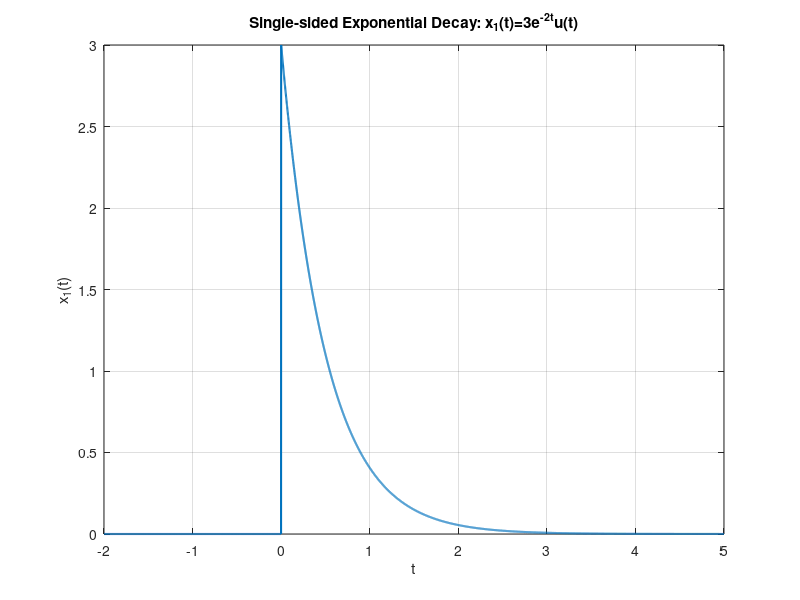
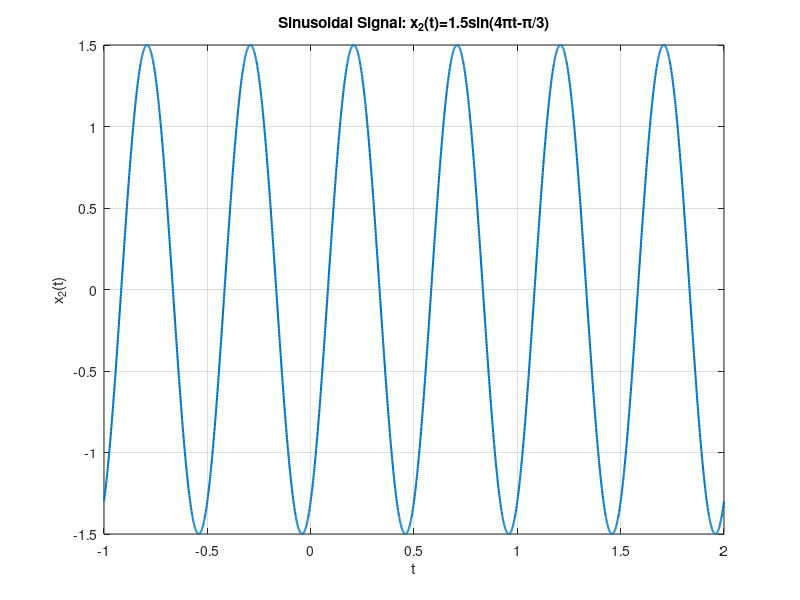
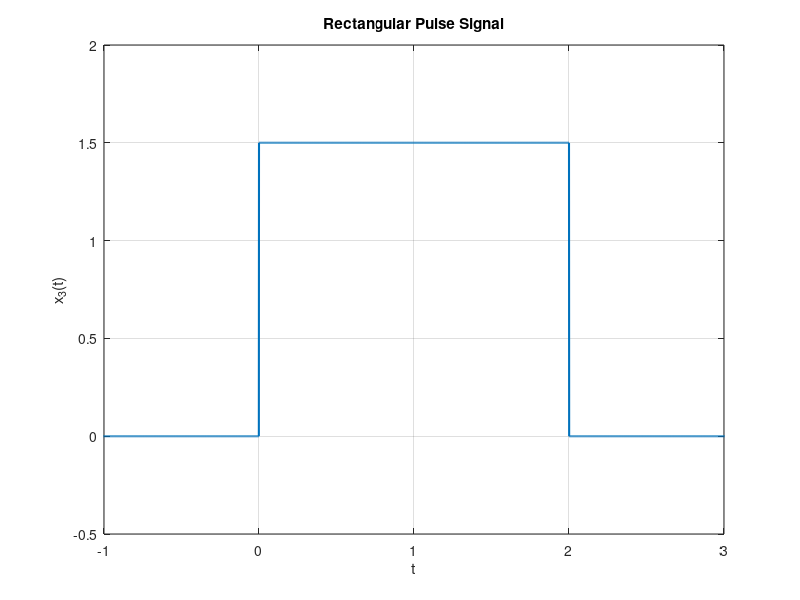
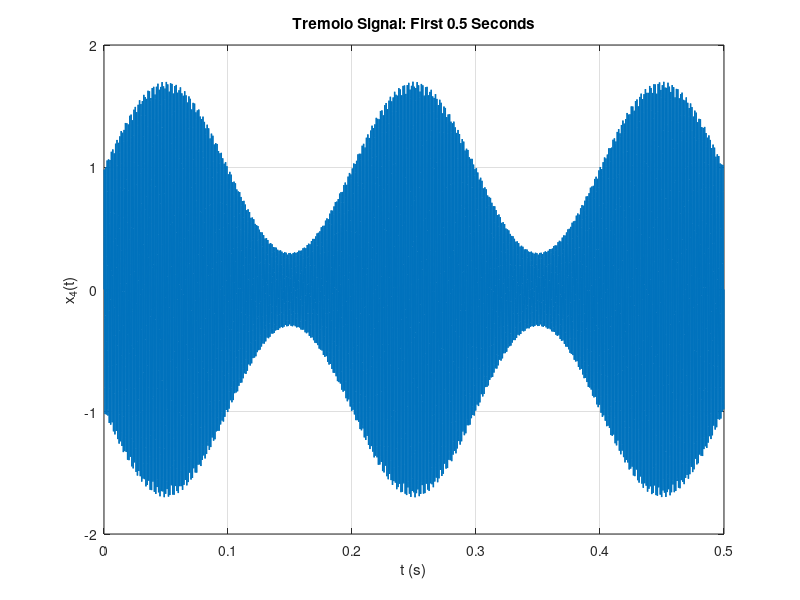

Reproduce these figures in MATLAB, in order.
clc; clear; close all;

%% (1) Single-sided exponential decay: x1(t)=3e^(-2t)u(t)
t = -2:0.001:5;
u = double(t >= 0);
x1 = 3 * exp(-2*t) .* u;

figure;
plot(t, x1, 'LineWidth', 1.5);
grid on;
xlabel('t');
ylabel('x_1(t)');
title('Single-sided Exponential Decay: x_1(t)=3e^{-2t}u(t)');

%% (2) Sinusoidal signal: x2(t)=1.5sin(4πt−π/3)
t = -1:0.001:2;
x2 = 1.5 * sin(4*pi*t - pi/3);

figure;
plot(t, x2, 'LineWidth', 1.5);
grid on;
xlabel('t');
ylabel('x_2(t)');
title('Sinusoidal Signal: x_2(t)=1.5sin(4\pit-\pi/3)');

%% (3) Rectangular pulse signal
t = -2:0.001:4;
x3 = 1.5 * double(t >= 0 & t <= 2);

figure;
plot(t, x3, 'LineWidth', 1.5);
grid on;
xlabel('t');
ylabel('x_3(t)');
title('Rectangular Pulse Signal');
axis([-1 3 -0.5 2]);

%% (4) Tremolo Effect Demonstration
fs = 8192;              % sampling frequency
t = 0:1/fs:3;           % 3 seconds
carrier = sin(2*pi*880*t);
modulator = 1 + 0.7*sin(2*pi*5*t);
x4 = carrier .* modulator;

% Plot first 0.5 seconds
figure;
idx = t <= 0.5;
plot(t(idx), x4(idx), 'LineWidth', 1);
grid on;
xlabel('t (s)');
ylabel('x_4(t)');
title('Tremolo Signal: First 0.5 Seconds');

% Play the whole 3-second audio unless batch verification disables audio.
if ~strcmp(getenv('MES210_SKIP_SOUND'), '1')
    sound(x4, fs);
end
